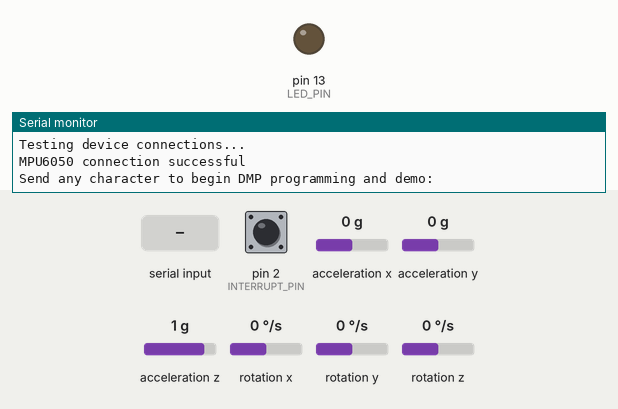
Simulated run of this sketch. Board: Arduino Uno, built with avr-gcc and run on an emulated ATmega328P. Shown: output pins drawn as LEDs (lit = HIGH), the last lines printed to the serial monitor. Dashed ring = blinking. Inputs (shaded band) come from the test bench; at power-on: acceleration x 0 g, acceleration z 1 g, acceleration y 0 g, pin 2 (INTERRUPT_PIN) LOW, rotation x 0 °/s, rotation y 0 °/s, rotation z 0 °/s. The sensor or clock chip raises its interrupt line as the real part does.

Above: at 0.9 s.
1.0 s: "1\n" received over Serial
At 1.69 s:
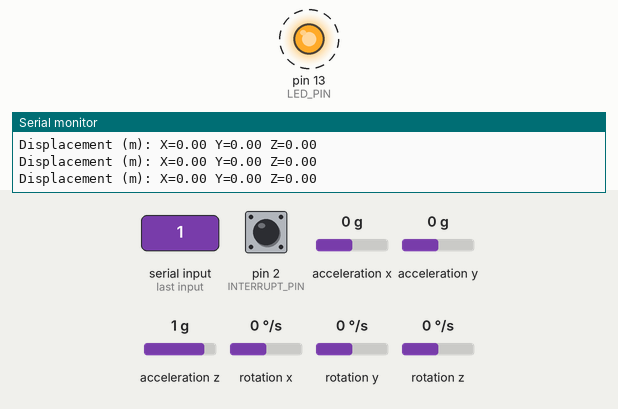
4.0 s: acceleration x set to -1.4 g
7.0 s: acceleration z set to 0.8 g
10.0 s: acceleration y set to -1.4 g
13.0 s: acceleration x set to 1.4 g
16.0 s: pin 2 (INTERRUPT_PIN) pulled HIGH for 0.15 s
Timing chart, 0 to 20.0 s (numbered marks = the images above; inputs shaded):
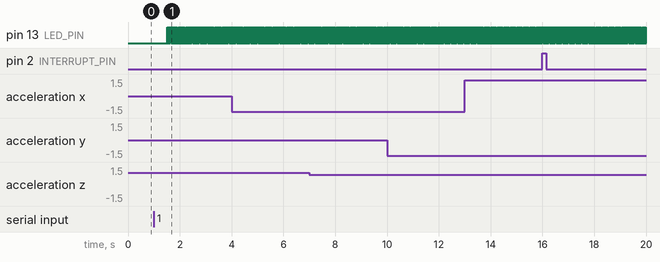

The sketch:

displacement_calculation_1.ino
```cpp
// I2Cdev and MPU6050 must be installed as libraries, or else the .cpp/.h files
// for both classes must be in the include path of your project
#include "I2Cdev.h"

#include "MPU6050_6Axis_MotionApps20.h"
//#include "MPU6050.h" // not necessary if using MotionApps include file

// Arduino Wire library is required if I2Cdev I2CDEV_ARDUINO_WIRE implementation
// is used in I2Cdev.h
#if I2CDEV_IMPLEMENTATION == I2CDEV_ARDUINO_WIRE
    #include "Wire.h"
#endif

// class default I2C address is 0x68
// specific I2C addresses may be passed as a parameter here
// AD0 low = 0x68 (default for SparkFun breakout and InvenSense evaluation board)
// AD0 high = 0x69
MPU6050 mpu;
//MPU6050 mpu(0x69); // <-- use for AD0 high


#define OUTPUT_READABLE_REALACCEL

#define INTERRUPT_PIN 2  // use pin 2 on Arduino Uno & most boards
#define LED_PIN 13 // (Arduino is 13, Teensy is 11, Teensy++ is 6)
bool blinkState = false;

// MPU control/status vars
bool dmpReady = false;  // set true if DMP init was successful
uint8_t mpuIntStatus;   // holds actual interrupt status byte from MPU
uint8_t devStatus;      // return status after each device operation (0 = success, !0 = error)
uint16_t packetSize;    // expected DMP packet size (default is 42 bytes)
uint16_t fifoCount;     // count of all bytes currently in FIFO
uint8_t fifoBuffer[64]; // FIFO storage buffer


// orientation/motion vars
Quaternion q;           // [w, x, y, z]         quaternion container
VectorInt16 aa;         // [x, y, z]            accel sensor measurements
VectorInt16 aaReal;     // [x, y, z]            gravity-free accel sensor measurements
VectorInt16 aaWorld;    // [x, y, z]            world-frame accel sensor measurements
VectorFloat gravity;    // [x, y, z]            gravity vector
float euler[3];         // [psi, theta, phi]    Euler angle container
float ypr[3];           // [yaw, pitch, roll]   yaw/pitch/roll container and gravity vector

//displacement, vel, acc(m/s^2) variables
float accX, accY, accZ;
float velX = 0, velY = 0, velZ = 0;
float posX = 0, posY = 0, posZ = 0;
unsigned long prevTime;

//Kalman Filter
float P[2][2] = {{1, 0}, {0, 1}};  // Error covariance matrix
const float R = 0.03;   // Measurement noise
const float Q_acc = 0.001;  // Process noise for acceleration
const float Q_vel = 0.003;  // Process noise for velocity


// packet structure for InvenSense teapot demo
uint8_t teapotPacket[14] = { '$', 0x02, 0,0, 0,0, 0,0, 0,0, 0x00, 0x00, '\r', '\n' };

// ================================================================
// ===               INTERRUPT DETECTION ROUTINE                ===
// ================================================================

volatile bool mpuInterrupt = false;     // indicates whether MPU interrupt pin has gone high
void dmpDataReady() {
    mpuInterrupt = true;
}


//Kalman filter function
float kalmanFilter(float vel, float acc, float dt) {
    // State prediction
    vel += acc * dt;

    // Covariance prediction
    P[0][0] += dt * (dt * P[1][1] - P[0][1] - P[1][0] + Q_acc);
    P[0][1] -= dt * P[1][1];
    P[1][0] -= dt * P[1][1];
    P[1][1] += Q_vel * dt;

    // Measurement update
    float S = P[0][0] + R;
    float K[2];
    K[0] = P[0][0] / S;
    K[1] = P[1][0] / S;

    float y = acc - vel; // Innovation (difference between measured acceleration and estimated velocity)
    vel += K[0] * y;

    // Covariance update
    P[0][0] -= K[0] * P[0][0];
    P[0][1] -= K[0] * P[0][1];
    P[1][0] -= K[1] * P[0][0];
    P[1][1] -= K[1] * P[0][1];

    return vel;
}


// ================================================================
// ===                      INITIAL SETUP                       ===
// ================================================================

void setup() {
    // join I2C bus (I2Cdev library doesn't do this automatically)
    #if I2CDEV_IMPLEMENTATION == I2CDEV_ARDUINO_WIRE
        Wire.begin();
        Wire.setClock(400000); // 400kHz I2C clock. Comment this line if having compilation difficulties
    #elif I2CDEV_IMPLEMENTATION == I2CDEV_BUILTIN_FASTWIRE
        Fastwire::setup(400, true);
    #endif

    // initialize serial communication
    // (115200 chosen because it is required for Teapot Demo output, but it's
    // really up to you depending on your project)
    Serial.begin(115200);
    while (!Serial); // wait for Leonardo enumeration, others continue immediately

    // NOTE: 8MHz or slower host processors, like the Teensy @ 3.3V or Arduino
    // Pro Mini running at 3.3V, cannot handle this baud rate reliably due to
    // the baud timing being too misaligned with processor ticks. You must use
    // 38400 or slower in these cases, or use some kind of external separate
    // crystal solution for the UART timer.


    uint8_t range = mpu.getFullScaleAccelRange();
    Serial.print("Accelerometer Range: ±");
    if (range == 0) Serial.println("2g");
    else if (range == 1) Serial.println("4g");
    else if (range == 2) Serial.println("8g");
    else if (range == 3) Serial.println("16g");


    // initialize device
    Serial.println(F("Initializing I2C devices..."));
    mpu.initialize();
    pinMode(INTERRUPT_PIN, INPUT);

    // verify connection
    Serial.println(F("Testing device connections..."));
    Serial.println(mpu.testConnection() ? F("MPU6050 connection successful") : F("MPU6050 connection failed"));

    // wait for ready
    Serial.println(F("\nSend any character to begin DMP programming and demo: "));
    while (Serial.available() && Serial.read()); // empty buffer
    while (!Serial.available());                 // wait for data
    while (Serial.available() && Serial.read()); // empty buffer again

    // load and configure the DMP
    Serial.println(F("Initializing DMP..."));
    devStatus = mpu.dmpInitialize();

    // supply your own gyro offsets here, scaled for min sensitivity
    mpu.setXGyroOffset(220);
    mpu.setYGyroOffset(76);
    mpu.setZGyroOffset(-85);
    mpu.setZAccelOffset(1788); // 1688 factory default for my test chip

    // make sure it worked (returns 0 if so)
    if (devStatus == 0) {
        // Calibration Time: generate offsets and calibrate our MPU6050
        mpu.CalibrateAccel(6);
        mpu.CalibrateGyro(6);
        mpu.PrintActiveOffsets();
        // turn on the DMP, now that it's ready
        Serial.println(F("Enabling DMP..."));
        mpu.setDMPEnabled(true);

        // enable Arduino interrupt detection
        Serial.print(F("Enabling interrupt detection (Arduino external interrupt "));
        Serial.print(digitalPinToInterrupt(INTERRUPT_PIN));
        Serial.println(F(")..."));
        attachInterrupt(digitalPinToInterrupt(INTERRUPT_PIN), dmpDataReady, RISING);
        mpuIntStatus = mpu.getIntStatus();

        // set our DMP Ready flag so the main loop() function knows it's okay to use it
        Serial.println(F("DMP ready! Waiting for first interrupt..."));
        dmpReady = true;

        // get expected DMP packet size for later comparison
        packetSize = mpu.dmpGetFIFOPacketSize();
    } else {
        // ERROR!
        // 1 = initial memory load failed
        // 2 = DMP configuration updates failed
        // (if it's going to break, usually the code will be 1)
        Serial.print(F("DMP Initialization failed (code "));
        Serial.print(devStatus);
        Serial.println(F(")"));
    }

    // configure LED for output
    pinMode(LED_PIN, OUTPUT);

    prevTime = millis(); //for dt calculation
}

void loop() {


  // if programming failed, don't try to do anything
  if (!dmpReady) return;
  // read a packet from FIFO
  if (mpu.dmpGetCurrentFIFOPacket(fifoBuffer)) { // Get the Latest packet

    // display real acceleration, adjusted to remove gravity
    mpu.dmpGetQuaternion(&q, fifoBuffer);
    mpu.dmpGetAccel(&aa, fifoBuffer);
    mpu.dmpGetGravity(&gravity, &q);
    mpu.dmpGetLinearAccel(&aaReal, &aa, &gravity);
//    Serial.print("areal\t");
//    Serial.print(aaReal.x);
//    Serial.print("\t");
//    Serial.print(aaReal.y);
//    Serial.print("\t");
//    Serial.println(aaReal.z);

    float sensitivity = 16384.0;  // Assuming ±2g range
    accX = (aaReal.x / sensitivity) * 9.80665;
    accY = (aaReal.y / sensitivity) * 9.80665;
    accZ = (aaReal.z / sensitivity) * 9.80665;

    unsigned long currTime = millis();

    float dt = (currTime - prevTime) / 1000.0;  // Convert ms to seconds
    prevTime = currTime;

        // Apply Kalman Filter to velocity
    velX = kalmanFilter(velX, accX, dt);
    velY = kalmanFilter(velY, accY, dt);
    velZ = kalmanFilter(velZ, accZ, dt);

//    // Integrate acceleration to get velocity
//    velX += accX * dt;
//    velY += accY * dt;
//    velZ += accZ * dt;
//
//    // Integrate velocity to get position
//    posX += velX * dt;
//    posY += velY * dt;
//    posZ += velZ * dt;
//    // Apply Kalman Filter
//    posX = kalmanFilter(posX, velX, accX, dt);
//    posY = kalmanFilter(posY, velY, accY, dt);
//    posZ = kalmanFilter(posZ, velZ, accZ, dt);

    // Integrate velocity to get position (total displacement)
    posX += velX * dt;
    posY += velY * dt;
    posZ += velZ * dt;

    Serial.print("Displacement (m): X=");
    Serial.print(posX);
    Serial.print(" Y=");
    Serial.print(posY);
    Serial.print(" Z=");
    Serial.println(posZ);


    // blink LED to indicate activity
    blinkState = !blinkState;
    digitalWrite(LED_PIN, blinkState);

    delay(10);  // Small delay for stability

    }

}
```

Measured:
- after the input at 1.0 s, pin 13 (LED_PIN): alternates HIGH for 0.02 s and LOW for 0.02 s, starting after 0.52 s
